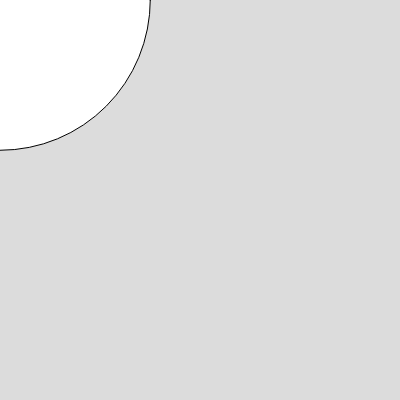
Frame 1 (no input)
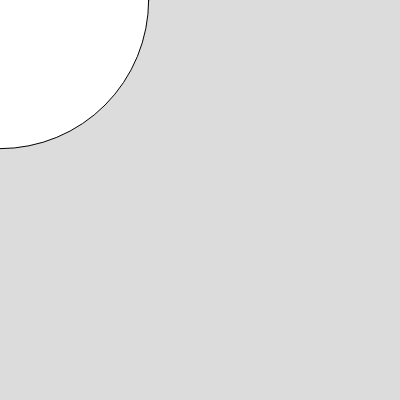
Frame 60 (no input)
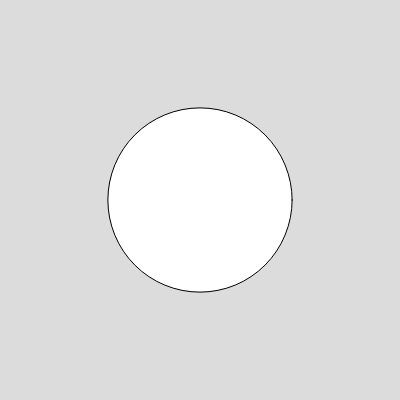
Frame 120 (the mouse pressed at the canvas centre since frame 60)

The p5.js sketch that drew these frames (run headless with seeded random() and noise() and a simulated clock; from frame 60 on, the mouse is pressed at the canvas centre):

// p5.js sketch
// ── sketch.js
function setup() {
  createCanvas(400, 400);

  x = random(400);
  y = random(400);
  x = int(x);
  y = int(y);
}

function draw() {
  background(220);
  
  x = x + random(-10, 10);
  y = y + random(-10, 10);
 
  //delimitar para não sair da tela
 x = constrain(x, 0, 400);
 y = constrain(y, 0, 400);
 
 // circle(x, y, 10);
  let distanciaX; let distanciaY;
  distanciaX = mouseX - x;
  distanciaY = mouseY - y;
 
  //teorema de Pitágoras - trigometria
 
  distancia = sqrt(distanciaX * distanciaX + distanciaY * distanciaY);
 
  console.log(distancia);
  circle(mouseX, mouseY, distancia);
 
  if(distancia < 3){
    text('Encontrei', 200, 200,);
    noLoop();
  }
 
}
